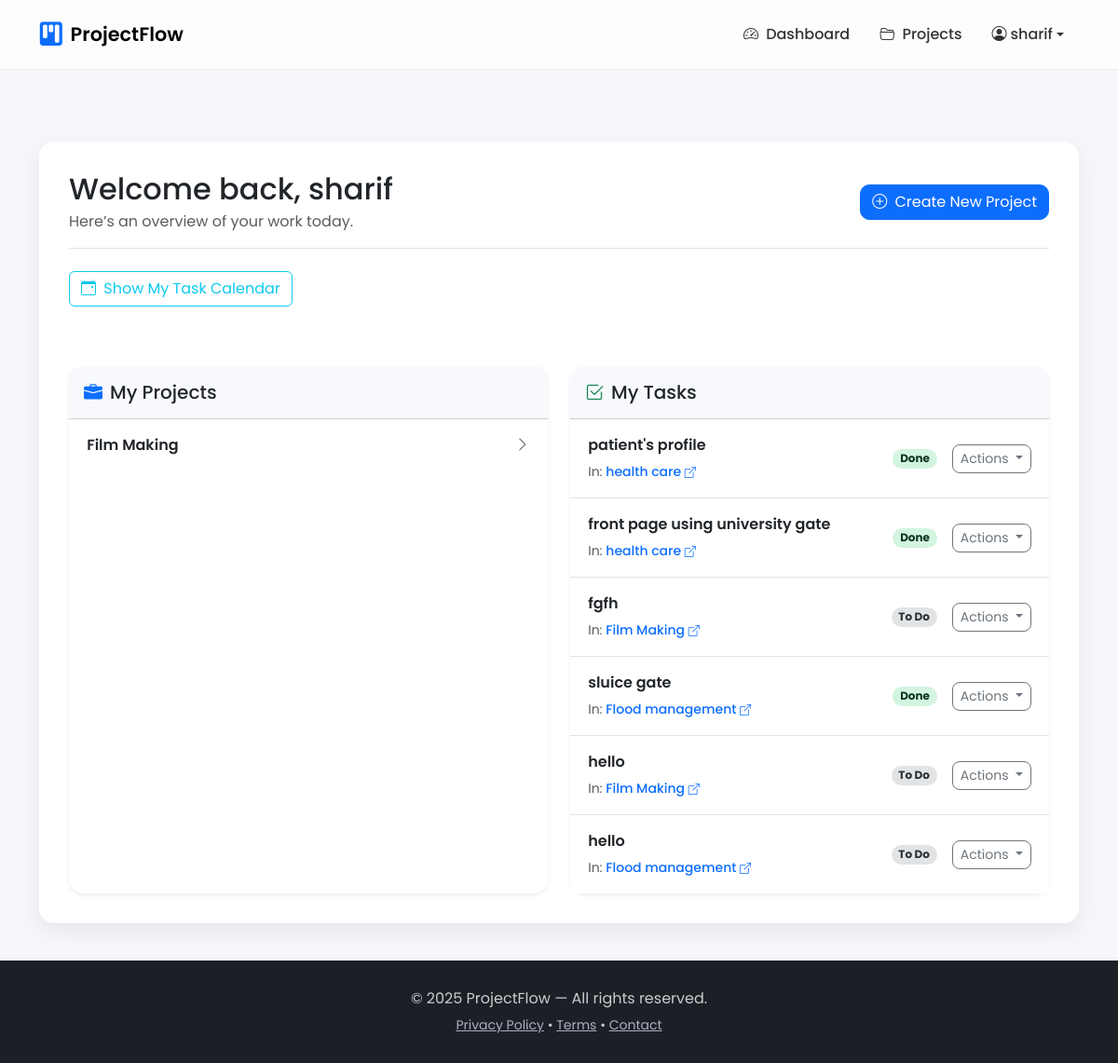
The app's page /dashboard/ (signed in) with its own data.
### PM/models.py (models this page shows, shortened)
class Project(models.Model):
    name = models.CharField(max_length=200)
    description = models.TextField(blank=True)
    start_date = models.DateTimeField(default=timezone.now)
    end_date = models.DateTimeField(null=True, blank=True)
    manager = models.ForeignKey(User, on_delete=models.CASCADE, related_name="managed_projects")
    client = models.ForeignKey(User, on_delete=models.SET_NULL, null=True, blank=True, related_name="client_projects")

class Task(models.Model):
    STATUS_CHOICES = [
        ("todo", "To Do"),
        ("in_progress", "In Progress"),
        ("done", "Done"),
    ]
    project = models.ForeignKey(Project, on_delete=models.CASCADE, related_name="tasks")
    title = models.CharField(max_length=200)
    description = models.TextField(blank=True)
    assignee = models.ForeignKey(User, on_delete=models.SET_NULL, null=True, blank=True, related_name="tasks")
    assignee_email = models.EmailField(null=True, blank=True, help_text="Email for pending invitation")
    deadline = models.DateTimeField()
    status = models.CharField(max_length=20, choices=STATUS_CHOICES, default="todo")
    created_at = models.DateTimeField(auto_now_add=True)

### PM/views.py (the view)
# urls.py: path('dashboard/', views.dashboard, name='dashboard'),
@login_required
def dashboard(request):
    my_projects = Project.objects.filter(manager=request.user)
    assigned_tasks = Task.objects.filter(assignee=request.user)
    pending_email_tasks = Task.objects.filter(
        assignee_email=request.user.email,
        assignee__isnull=True
    )
    if pending_email_tasks.exists():
        pending_email_tasks.update(assignee=request.user, assignee_email=None)
        assigned_tasks = Task.objects.filter(assignee=request.user)
        messages.info(request, f"{pending_email_tasks.count()} pending task(s) have been assigned to you.")
    return render(request, "dashboard.html", {
        "my_projects": my_projects,
        "assigned_tasks": assigned_tasks
    })

### PM/templates/dashboard.html (shortened to what this page needs)
{% extends 'base.html' %}
{% block content %}
<div class="content-card dashboard-fade">
    <div class="d-flex flex-wrap justify-content-between align-items-center mb-4 pb-3 border-bottom">
        <div>
            <h1 class="h2 mb-1">Welcome back, {{ user.username|default:'User' }}</h1>
            <p class="text-muted mb-0">Here’s an overview of your work today.</p>
        </div>
        <a href="{% url 'project_create' %}" class="btn btn-primary create-btn mt-3 mt-md-0">
            <i class="bi bi-plus-circle me-1"></i> Create New Project
        </a>
    </div>
    <div class="mb-5">
        <button id="toggle-calendar-btn" class="btn btn-outline-info mb-3" type="button">
            <i class="bi bi-calendar-event me-1"></i> Show My Task Calendar
        </button>
    </div>
    <div class="row g-4">
        <div class="col-lg-6">
            <div class="card h-100 shadow-sm border-0">
                <div class="card-header py-3">
                    <h5 class="mb-0 d-flex align-items-center">
                        <i class="bi bi-briefcase-fill me-2 text-primary"></i>My Projects
                    </h5>
                </div>
                <ul class="list-group list-group-flush">
                    {% for project in my_projects %}
                    <li class="list-group-item d-flex justify-content-between align-items-center">
                        <a href="{% url 'project_detail' project.id %}"
                           class="text-decoration-none text-dark fw-semibold">
                            {{ project.name }}
                        </a>
                        <i class="bi bi-chevron-right text-muted"></i>
                    </li>
                    {% empty %}
                    <li class="list-group-item text-center text-muted p-4">
                        No projects yet — start by creating your first one!
                    </li>
                    {% endfor %}
                </ul>
            </div>
        </div>
        <div class="col-lg-6">
            <div class="card h-100 shadow-sm border-0">
                <div class="card-header py-3">
                    <h5 class="mb-0 d-flex align-items-center">
                        <i class="bi bi-check2-square me-2 text-success"></i>My Tasks
                    </h5>
                </div>
                <ul class="list-group list-group-flush">
                    {% for task in assigned_tasks %}
                    <li class="list-group-item d-flex justify-content-between align-items-center">
                        <div>
                            <p class="mb-1 fw-semibold">{{ task.title }}</p>
                            <small class="text-muted">
                                In:
                                <a href="{% url 'project_detail' task.project.id %}"
                                   class="text-primary fw-medium text-decoration-none">
                                    {{ task.project.name }}
                                    <i class="bi bi-box-arrow-up-right" style="font-size: 0.75rem"></i>
                                </a>
                            </small>
                        </div>
                        <div class="d-flex align-items-center">
                            {% if task.status == 'done' %}
                            <span class="badge bg-success-subtle text-success-emphasis rounded-pill me-3">
                                {{ task.get_status_display }}
                            </span>
                            {% elif task.status == 'in_progress' %}
                            <span class="badge bg-info-subtle text-info-emphasis rounded-pill me-3">
                                {{ task.get_status_display }}
                            </span>
                            {% else %}
                            <span class="badge bg-secondary-subtle text-secondary-emphasis rounded-pill me-3">
                                {{ task.get_status_display }}
                            </span>
                            {% endif %}
                            <div class="btn-group">
                                <button type="button" class="btn btn-sm btn-outline-secondary dropdown-toggle"
                                        data-bs-toggle="dropdown">
                                    Actions
                                </button>
                            </div>
                        </div>
                    </li>
                    {% empty %}
                    <li class="list-group-item text-center text-muted p-4">
                        You're all caught up — no tasks assigned! 🎉
                    </li>
                    {% endfor %}
                </ul>
            </div>
        </div>
    </div>
</div>
<link href="https://cdn.jsdelivr.net/npm/fullcalendar@6.1.8/index.global.min.css" rel="stylesheet">
{% endblock %}

### PM/templates/base.html (shortened to what this page needs)
{% load static %}
{% load crispy_forms_tags %}
<!DOCTYPE html>
<html lang="en">
<head>
    <link href="https://cdn.jsdelivr.net/npm/bootstrap@5.3.3/dist/css/bootstrap.min.css" rel="stylesheet">
    <link rel="stylesheet" href="https://cdn.jsdelivr.net/npm/bootstrap-icons@1.11.3/font/bootstrap-icons.min.css">
</head>
<body>
    <nav class="navbar navbar-expand-lg fixed-top">
        <div class="container">
            <a class="navbar-brand d-flex align-items-center" href="{% url 'home' %}">
                <i class="bi bi-kanban-fill text-primary me-2" style="font-size:1.6rem"></i>
                ProjectFlow
            </a>
            <div class="collapse navbar-collapse" id="navbarNav">
                <ul class="navbar-nav ms-auto align-items-center">
                    {% if user.is_authenticated %}
                        <li class="nav-item"><a class="nav-link" href="{% url 'dashboard' %}">
                            <i class="bi bi-speedometer2 me-1"></i> Dashboard</a>
                        </li>
                        <li class="nav-item"><a class="nav-link" href="{% url 'project_list' %}">
                            <i class="bi bi-folder2-open me-1"></i> Projects</a>
                        </li>
                        <li class="nav-item dropdown">
                            <a class="nav-link dropdown-toggle d-flex align-items-center" href="#"
                               data-bs-toggle="dropdown">
                                <i class="bi bi-person-circle me-1"></i>
                                {{ user.username|default:'User' }}
                            </a>
                        </li>
                    {% endif %}
                </ul>
            </div>
        </div>
    </nav>
<main class="main-content container" style="padding-top: 7rem;">
    {% block content %}
    {% endblock %}
</main>
    <footer class="footer mt-auto">
        <div class="container text-center">
            <p class="mb-1">© {% now "Y" %} ProjectFlow — All rights reserved.</p>
            <small>
                <a href="#">Privacy Policy</a> •
                <a href="#">Terms</a> •
                <a href="#">Contact</a>
            </small>
        </div>
    </footer>
</body>
</html>

### PM/templates/base.html (style rules this page uses)
body { font-family: 'Poppins', sans-serif; background: #f5f7fb; min-height: 100vh; display: flex; flex-direction: column; }
.navbar { backdrop-filter: blur(12px); background: rgba(255, 255, 255, 0.75); border-bottom: 1px solid rgba(0, 0, 0, 0.08); padding-top: 0.8rem; padding-bottom: 0.8rem; }
.navbar-brand { font-weight: 600; font-size: 1.3rem; }
.nav-link { font-weight: 500; color: #333 !important; padding: 0.6rem 1rem !important; }
.content-card { background: #fff; padding: 2rem; border-radius: 1rem; box-shadow: 0 8px 24px rgba(0, 0, 0, 0.07); margin-top: 2.5rem; margin-bottom: 2.5rem; }
.footer { background: #1d1f27; padding: 1.8rem 0; color: #ccc; }
.footer a { color: #aab0c0; transition: 0.2s; }

### PM/templates/dashboard.html (style rules this page uses)
.dashboard-fade { animation: fadeIn 0.7s ease-in-out; }
.create-btn { border-radius: 10px; transition: 0.25s ease; }
.card { border-radius: 1rem !important; }
.card-header { border-radius: 1rem 1rem 0 0 !important; background: #f8f9fc !important; font-weight: 600; }
.list-group-item { padding: 1rem 1.2rem; transition: 0.15s ease; }
.bg-success-subtle { background:#d3f4df !important; }
.bg-secondary-subtle { background:#e2e3e5 !important; }
.btn-outline-secondary { border-radius: 8px; }

### records on screen
Project: name "Film Making"
Task: title "patient's profile", project.name "health care", status "Done"
Task: title "front page using university gate", project.name "health care", status "Done"
Task: title "fgfh", project.name "Film Making", status "To Do"
Task: title "sluice gate", project.name "Flood management", status "Done"
Task: title "hello", project.name "Film Making", status "To Do"
Task: title "hello", project.name "Flood management", status "To Do"

### other values on screen
{{ user.username|default:'User' }} "sharif"
